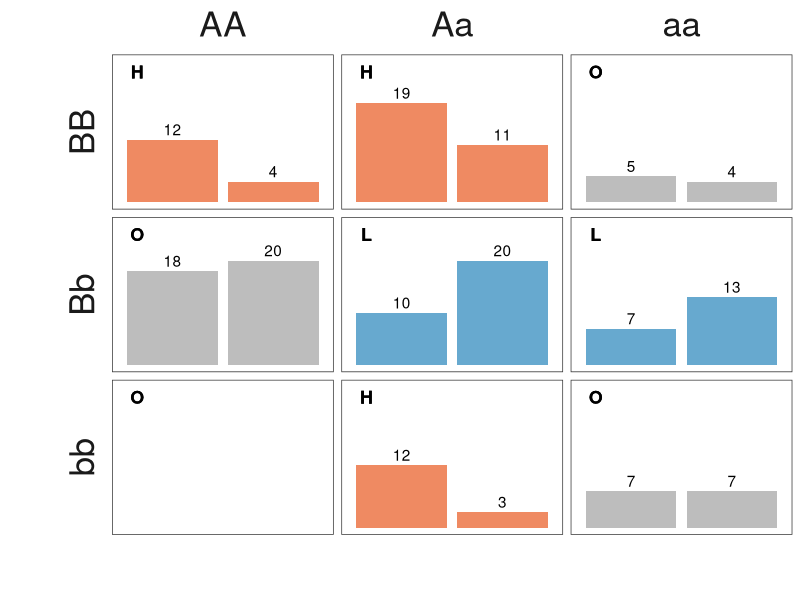
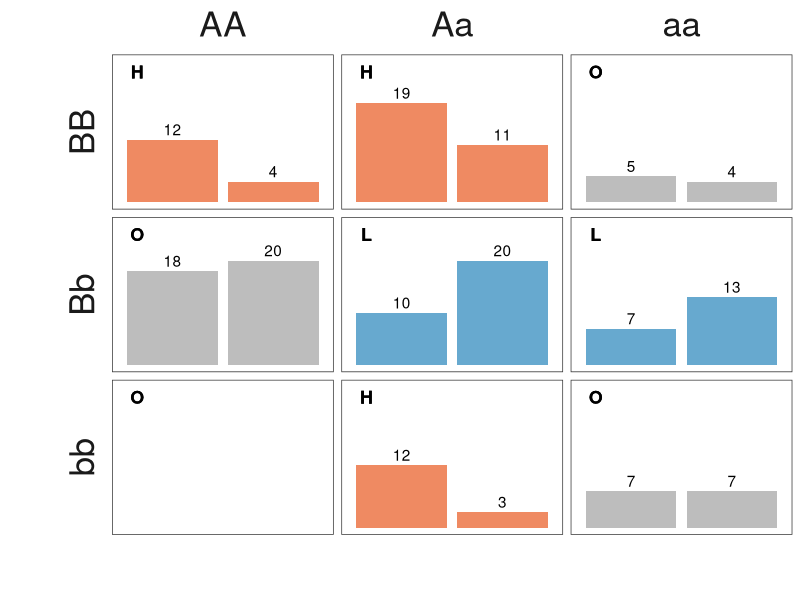

Source code (R) for these figures, in order:
library(tidyverse)

theme_transparent <- theme(panel.background = element_rect(fill = "transparent"), # bg of the panel
                           plot.background = element_rect(fill = "transparent", color = NA), # bg of the plot
                           panel.grid.major = element_blank(), # get rid of major grid
                           panel.grid.minor = element_blank(), # get rid of minor grid
                           legend.background = element_rect(fill = "transparent", color = NA), # get rid of legend bg
                           legend.box.background = element_rect(fill = "transparent", color = NA), # get rid of legend panel bg
                           strip.background = element_rect(fill="transparent", color = NA)
)

tibble(genotype_1 = factor(rep(c('AA','Aa','aa'), 3), levels = c('AA','Aa','aa')),
       genotype_2 = factor(c('BB','Bb','bb','Bb','bb','BB','bb','BB','Bb'), levels = c('BB','Bb','bb')),
       H = c(12, 10, 7, 18, 12, 5, NA, 19, 7),
       L = c(4, 20, 7, 20, 3, 4, NA, 11, 13),
       cell_type = c('H', 'L', 'O', 'O', 'H', 'O', 'O', 'H', 'L')) %>%
  gather('key', 'value',-genotype_1, -genotype_2, -cell_type) %>%
  ggplot(aes(x = key, y = value, fill = cell_type)) +
    geom_bar(stat = 'identity') +
    geom_text(aes(label = value), nudge_y = 2) +
    geom_text(aes(label = cell_type, size = 4), x = 0.65, y = 25, fontface = "bold") +
    facet_grid(genotype_2 ~ genotype_1, switch = 'y') +
    scale_y_continuous(limits = c(0,27)) +
    labs(x = '', y = '') +
    theme_bw() +
    theme(legend.position = 'none',
          axis.text.x = element_blank(),
          axis.ticks.x = element_blank(),
          axis.text.y = element_blank(),
          axis.ticks.y = element_blank(),
          panel.grid.major = element_blank(),
          panel.grid.minor = element_blank(),
          strip.background = element_rect(fill = 'white'),
          text = element_text(size = 20),
          axis.title.y = element_text(size = 25, margin = margin(r = 15)),
          axis.title.x = element_text(size = 25, margin = margin(t = 15)),
          strip.text = element_text(size = 25),
          strip.text.y = element_text(angle = 180, margin = margin(r = 10)),
          strip.text.x = element_text(margin = margin(b = 10))) +
    theme_transparent +
    scale_fill_manual(values = c('H' = '#ef8a62', 'L' = '#67a9cf', 'O' = '#bdbdbd'))

ggsave('slides/figs/mbmdr.pdf', width=6, height=6, bg = "transparent")
